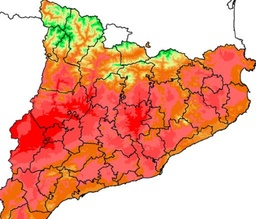
#> input picture cat_temp.jpeg, 256 x 219 px, shrunk from 1900 x 1625 before the run, found by its file name
$ jupyter execute clustering_temperatures_CAT.ipynb
#> lines starting #> are read from the running program, lines starting #| are printed output that depends on the picture; long printed decimals are rounded
<a href="https://colab.research.google.com/github/raulbenitez/introAI_ICE/blob/main/clustering_temperatures_CAT.ipynb" target="_parent"></a>

[cell 1]
import skimage as sk
import numpy as np

from skimage.io import imread
I = sk.io.imread('/content/cat_temp.jpeg') # read image using imread function
#> I is the input picture: shape (219, 256, 3); mean R, G, B 233.4, 169.8, 146.4
sk.io.imshow(I) # visualize image using imshow function
sk.io.show()

[cell 2]
I.shape
#> Out = (219, 256, 3)

[cell 3]
v_I = np.reshape(I,(I.shape[0]*I.shape[1],I.shape[2])) # reshape image as NPIX x NCHANNELS array

print('Here N = {} and d = {}'.format(I.shape[0]*I.shape[1],I.shape[2]))
#| Here N = 56064 and d = 3
print('The sape of the array should be {} x {}'.format(I.shape[0]*I.shape[1],I.shape[2]))
#| The sape of the array should be 56064 x 3

v_I.shape
#> Out = (56064, 3)

[cell 4]
from skimage.color import rgb2gray
IG = rgb2gray(I)
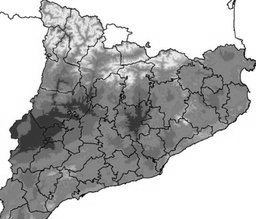
#> IG: shape (219, 256) float64; min 0, max 1, mean 0.712
sk.io.imshow(IG) # visualize image using imshow function
sk.io.show()
IG.shape
#> Out = (219, 256)

[cell 5]
import matplotlib.pyplot as plt

v_I1d = np.reshape(IG,(IG.shape[0]*IG.shape[1],1)) # reshape image as NPIX x NCHANNELS array
plt.hist(v_I1d)
v_I1d.shape
#> Out = (56064, 1)
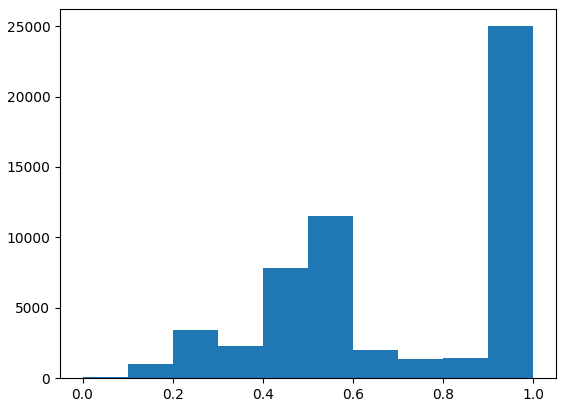
#> figure drawn by matplotlib, 1 panel; tallest bar 24998 high, from x = 0.9 to 1

[cell 6]
from sklearn.cluster import KMeans

group = KMeans(n_clusters=3).fit_predict(v_I1d)

[cell 7]
group.shape
#> Out = (56064,)

[cell 8]
I_kmeans = np.reshape(group,(IG.shape[0],IG.shape[1]))
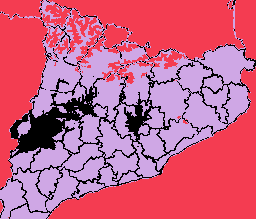
#> I_kmeans: shape (219, 256) int32; 3 distinct labels, from 0 to 2; one colour per label, 0 black
plt.imshow(I_kmeans)

[cell 9]
plt.imshow(I_kmeans==0)
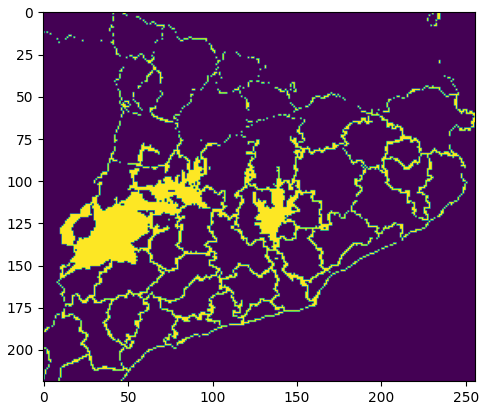
#> figure drawn by matplotlib, 1 panel

Identificar numero de zonas con temeraturas diferentes utilizando GMM + BIC

[cell 10]
from sklearn import mixture

NMAX = 10
bic = []
for kG in np.arange(1,NMAX+1):
    gmm = mixture.GaussianMixture(n_components=kG,covariance_type='full').fit(v_I1d)
    bic.append(gmm.bic(v_I1d))
    print(bic)
#> this loop made 10 passes
#| [16490.233]
#| [16490.233, -164143.147]
#| [16490.233, -164143.147, -165414.488]
#| [16490.233, -164143.147, -165414.488, -180811.232]
#| [16490.233, -164143.147, -165414.488, -180811.232, -184522.439]
#| [16490.233, -164143.147, -165414.488, -180811.232, -184522.439, -197883.971]
#| [16490.233, -164143.147, -165414.488, -180811.232, -184522.439, -197883.971, -198016.239]
#| [16490.233, -164143.147, -165414.488, -180811.232, -184522.439, -197883.971, -198016.239, -198692.052]
#> (further printed lines are left out)
#> after the loop, bic = [16490.2, -164143.1, -165414.5, -180811.2, -184522.4, -197884, -198016.2, -198692.1, -199225.1, -199057.9]

plt.plot(bic)
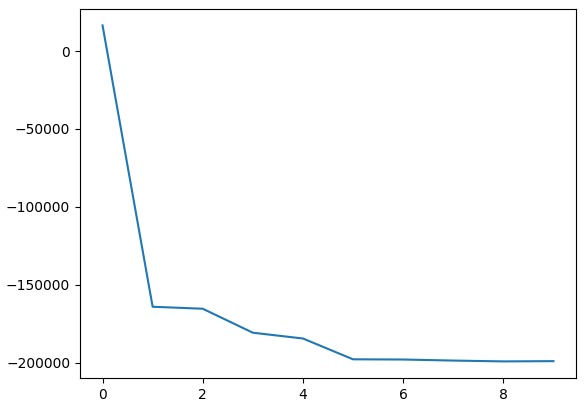
#> figure drawn by matplotlib, 1 panel; curve peaks at x = 0, y = 16490.2

Seleccionar modelo ganador

[cell 11]
idx_winner = np.argmin(bic)
#> idx_winner = 8
print('...and the winner is GMM model G = {}'.format(idx_winner+1))
#> (printed output is left out)
gmm = mixture.GaussianMixture(n_components=idx_winner+1,covariance_type='full').fit(v_I1d)
gmm_cluster = gmm.fit_predict(v_I1d)

I_gmm = np.reshape(gmm_cluster,(IG.shape[0],IG.shape[1]))
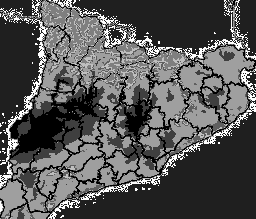
#> I_gmm: shape (219, 256) int64; min 0, max 8, mean 2.68; drawn with min black and max white
plt.imshow(I_gmm)
